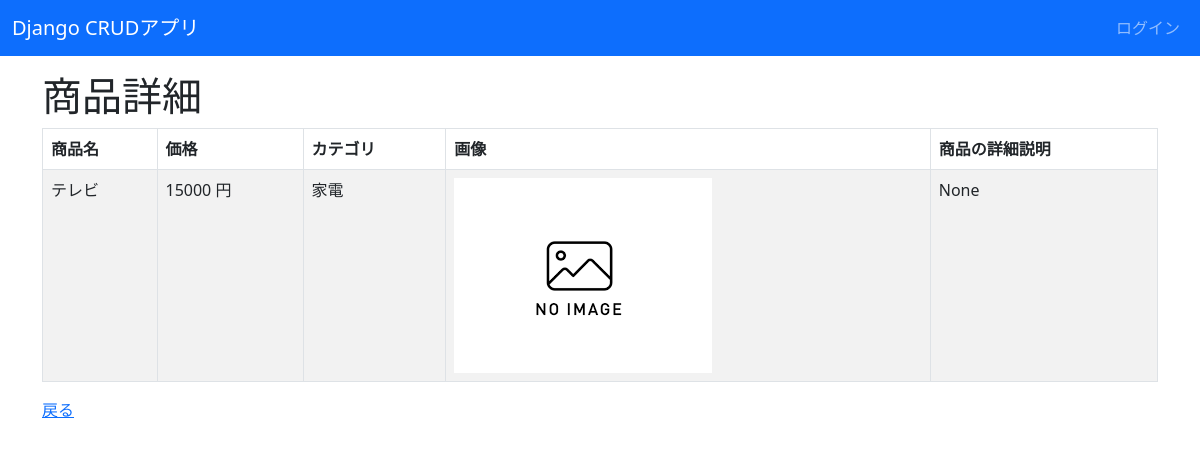
Screenshot of /crud/detail/4 with the database file from the repository.
### crud/models.py (models this page shows, shortened)
class Product(models.Model):
    name = models.CharField(max_length=200)
    price = models.PositiveIntegerField()
    category = models.ForeignKey(Category, on_delete=models.CASCADE)
    img = models.ImageField(blank=True, default='noImage.png')
    explain =models.TextField(blank=True,null=True)

class Category(models.Model):
    name =models.CharField(max_length=200)
    def __str__(self):
         return self.name

### crud/views.py (the view)
# urls.py: path('crud/detail/<int:pk>', views.ProductDetailView.as_view(), name="detail"),
class ProductDetailView(DetailView):
     model = Product
     context_object_name = 'product'

### crud/templates/crud/product_detail.html (shortened to what this page needs)
{% extends "base.html" %}
 {% block content %}
<h1>商品詳細</h1>
<table class="table table-striped table-hover table-bordered">
     <thead >
         <tr>
             <th>商品名</th>
             <th>価格</th>
             <th>カテゴリ</th>
             <th>画像</th>
             <th>商品の詳細説明</th>
         </tr>
     </thead>
     <tr>
         <td>{{ product.name }}</td>
         <td>{{ product.price }} 円</td>
         <td>{{ product.category }}</td>
         <td><img src="{{ product.img.url }}" style="width:100px height:auto;"></td>
         <td>{{ product.explain }}</td>
     </tr>
</table>
<a href="{% url 'list' %}">戻る</a>
 {% endblock %}

### rows the page displays
Product: name "テレビ", price "15000", category "家電", img (placeholder picture), explain "None"
